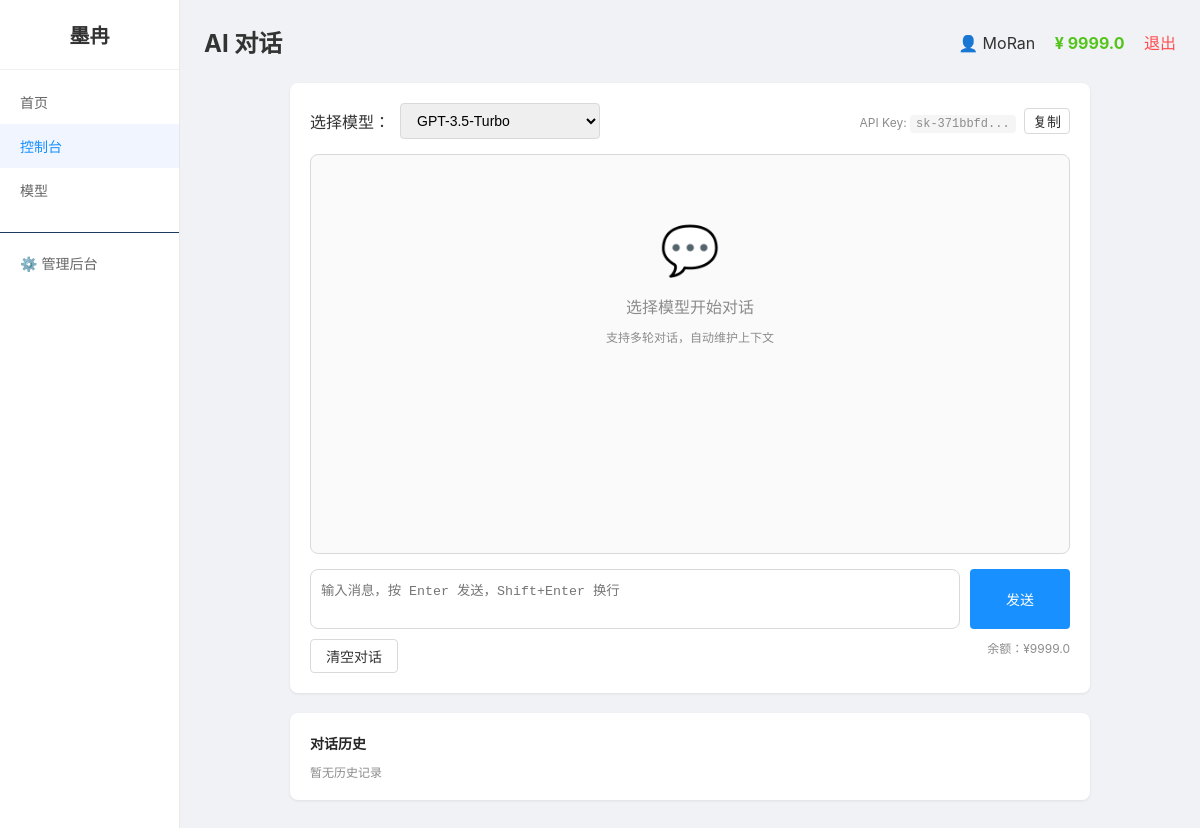
Before: /chat (signed in) with the older database file.
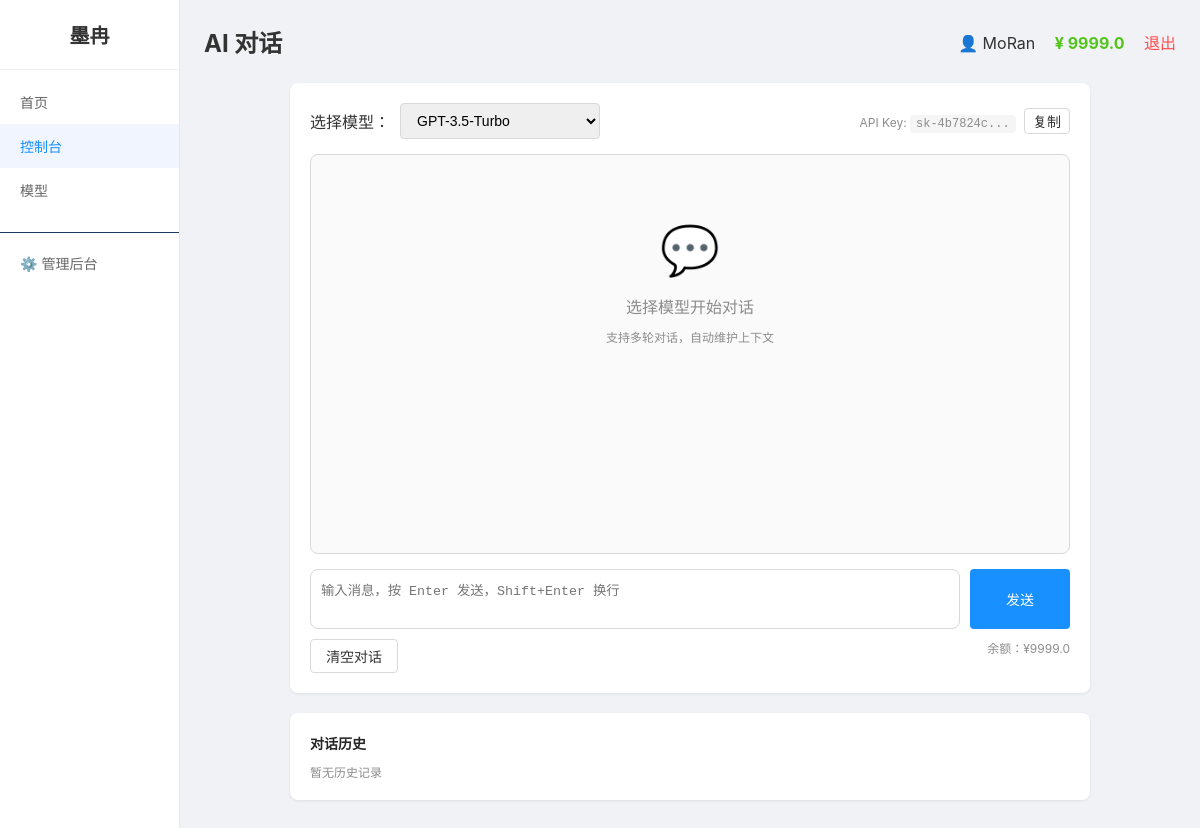
After: the same page with the newer database file.
### tables this page shows
CREATE TABLE api_keys
                 (id INTEGER PRIMARY KEY AUTOINCREMENT,
                  user_id INTEGER NOT NULL,
                  key TEXT UNIQUE NOT NULL,
                  name TEXT DEFAULT '默认密钥',
                  status INTEGER DEFAULT 1,
                  created_at TEXT);

### app.py (the view)
@app.route('/chat')
@login_required
def chat_page():
    user = get_user()
    conn = get_db()
    if USE_POSTGRES:
        models = fetch_all(conn, "SELECT * FROM models WHERE status = 1 ORDER BY sort ASC")
        api_key = fetch_one(conn, "SELECT * FROM api_keys WHERE user_id = %s AND status = 1 ORDER BY id DESC LIMIT 1", (session['user_id'],))
    else:
        models = fetch_all(conn, "SELECT * FROM models WHERE status = 1 ORDER BY sort ASC")
        api_key = fetch_one(conn, "SELECT * FROM api_keys WHERE user_id = ? AND status = 1 ORDER BY id DESC LIMIT 1", (session['user_id'],))
    conn.close()
    selected_model = request.args.get('model', models[0]['name'] if models else 'gpt-3.5-turbo')
    conversation_id = request.args.get('conversation_id', '')
    return render_template('chat.html',
                           page_title='AI 对话',
                           user=user,
                           menu_items=MENU_ITEMS,
                           active_menu='chat',
                           models=models,
                           selected_model=selected_model,
                           api_key=api_key['key'] if api_key else '',
                           conversation_id=conversation_id)

### app.py (called while the page is built)
def get_db():
    if USE_POSTGRES:
        if not PSYCOPG2_AVAILABLE:
            raise RuntimeError("PostgreSQL 数据库需要 psycopg2 库，请安装: pip install psycopg2-binary")
        conn = psycopg2.connect(DATABASE_URL)
        conn.autocommit = False
        return conn
    else:
        import sqlite3
        db_path = os.environ.get('DATABASE_PATH', os.path.join(os.path.dirname(os.path.abspath(__file__)), 'platform.db'))
        conn = sqlite3.connect(db_path)
        conn.row_factory = sqlite3.Row
        return conn

def get_user():
    if 'user_id' not in session:
        return None
    conn = get_db()
    if USE_POSTGRES:
        cursor = conn.cursor(cursor_factory=RealDictCursor)
        cursor.execute("SELECT * FROM users WHERE id = %s", (session['user_id'],))
        user = cursor.fetchone()
        cursor.close()
    else:
        cursor = conn.cursor()
        cursor.execute("SELECT * FROM users WHERE id = ?", (session['user_id'],))
        row = cursor.fetchone()
        cursor.close()
        if row:
            columns = [desc[0] for desc in cursor.description]
            user = dict(zip(columns, row))
        else:
            user = None
    conn.close()
    return user

### templates/chat.html (shortened to what this page needs)
{% extends "base.html" %}
{% block content %}
<div class="chat-container">
    <div class="card">
        <div class="model-selector">
            <label>选择模型：</label>
            <select id="modelSelect" onchange="changeModel()">
                {% for m in models %}
                <option value="{{ m.name }}" {% if m.name == selected_model %}selected{% endif %}>{{ m.display_name or m.name }}</option>
                {% endfor %}
            </select>
            <span style="margin-left:auto;color:#8c8c8c;font-size:12px">
                API Key: <code id="apiKeyDisplay">{{ api_key[:10] }}...</code>
                <button class="btn btn-default" style="padding:2px 8px;margin-left:5px" onclick="copyApiKey()">复制</button>
            </span>
        </div>
        <div class="chat-messages" id="chatMessages">
            <div style="text-align:center;color:#8c8c8c;padding:50px 20px">
                <div style="font-size:48px;margin-bottom:15px">💬</div>
                <p>选择模型开始对话</p>
                <p style="font-size:12px;margin-top:10px">支持多轮对话，自动维护上下文</p>
            </div>
        </div>
        <div class="chat-input-area">
            <textarea id="userInput" placeholder="输入消息，按 Enter 发送，Shift+Enter 换行" onkeydown="handleKeydown(event)"></textarea>
            <button class="btn btn-primary" style="width:100px" onclick="sendMessage()">发送</button>
        </div>
        <div style="display:flex;justify-content:space-between;margin-top:10px">
            <button class="btn btn-default" onclick="clearChat()">清空对话</button>
            <span style="color:#8c8c8c;font-size:12px">余额：¥{{ (user.balance|round(2)) if user else 0 }}</span>
        </div>
    </div>
    <div class="card" style="margin-top:15px">
        <h3 style="font-size:14px;margin-bottom:10px">对话历史</h3>
        <div id="historyList" style="max-height:200px;overflow-y:auto">
            <p style="color:#8c8c8c;font-size:12px">暂无历史记录</p>
        </div>
    </div>
</div>
{% endblock %}

Changed rows visible on the page:
no longer on this page (row unchanged): api_keys: key "sk-371bbfd"
added api_keys: key "sk-4b7824c"
